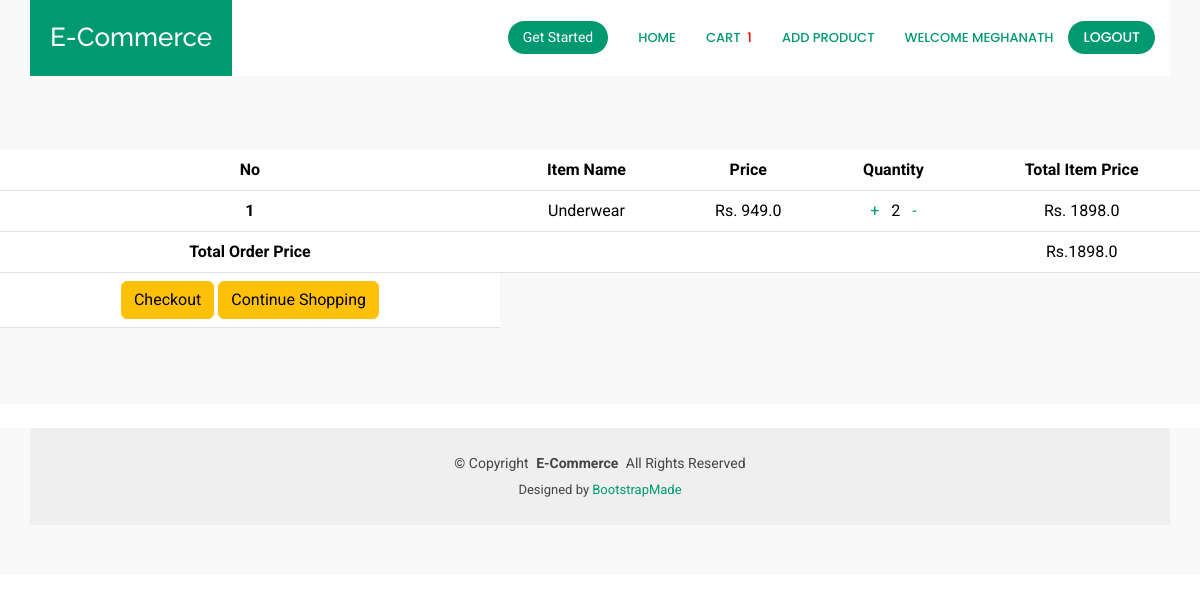
The page /orderlist (signed in) on the database its author committed.
### core/models.py (models this page shows, shortened)
class Order(models.Model):
    user=models.ForeignKey(User,on_delete=models.CASCADE)
    items=models.ManyToManyField(OrderItem)
    start_date=models.DateTimeField(auto_now_add=True)
    ordered_date=models.DateTimeField()
    ordered=models.BooleanField(default=False)
    order_id=models.CharField(max_length=100,unique=True,default=None,blank=True,null=True)
    datetime_ofpayment=models.DateTimeField(auto_now_add=True)
    order_deleivered=models.BooleanField(default=False)
    order_received=models.BooleanField(default=False)
    razorpay_order_id=models.CharField(max_length=500,null=True,blank=True)
    razorpay_payment_id=models.CharField(max_length=500,null=True,blank=True)
    razorpay_signature=models.CharField(max_length=500,null=True,blank=True)
    def get_total_price(self):
        total=0
        for order_item in self.items.all():
            total+=order_item.get_final_price()
        return total

class OrderItem(models.Model):
    user=models.ForeignKey(User,on_delete=models.CASCADE)
    ordered=models.BooleanField(default=False)
    product=models.ForeignKey(Product,on_delete=models.CASCADE)
    quantity=models.IntegerField(default=1)
    def get_total_item_price(self):
        return self.quantity * self.product.price
    def get_final_price(self):
        return self.get_total_item_price()

class Product(models.Model):
    name=models.CharField(max_length=100)
    category=models.ForeignKey('Category',on_delete=models.CASCADE)
    desc=models.TextField()
    price=models.FloatField(default=0.0)
    product_available_count=models.IntegerField(default=0)
    img=models.ImageField(upload_to='images/')
    img1=models.ImageField(upload_to='images/',default="hello")
    img2=models.ImageField(upload_to='images/',default="hello")
    img3=models.ImageField(upload_to='images/',default="hello")

### core/views.py (the view)
# urls.py: path('orderlist',orderlist,name="orderlist"),
def orderlist(request):
    if Order.objects.filter(user=request.user,ordered=False).exists():
        order=Order.objects.get(user=request.user,ordered=False)
        return render(request,'core/orderlist.html',{'order':order})
    return render(request,'core/orderlist.html',{'message':"Your Cart is Empty"})

### core/templatetags/cart_template_tag.py (called while the page is built)
@register.filter
def cart_item_count(user):
    if user.is_authenticated:
        qs=Order.objects.filter(user=user,ordered=False)
        if qs.exists():
            return qs[0].items.count()
    return 0

### templates/core/orderlist.html (shortened to what this page needs)
<!DOCTYPE html>
<html lang="en">
{% load static %}
{% load cart_template_tag %}
<head>
  <link href="{% static 'vendor/bootstrap/css/bootstrap.min.css' %}" rel="stylesheet">
  <link href="{% static 'vendor/bootstrap-icons/bootstrap-icons.css' %}" rel="stylesheet">
  <link href="{% static 'vendor/aos/aos.css' %}" rel="stylesheet">
  <link href="{% static 'vendor/glightbox/css/glightbox.min.css' %}" rel="stylesheet">
  <link href="{% static 'vendor/swiper/swiper-bundle.min.css' %}" rel="stylesheet">
  <link href="{% static 'css/main.css' %}" rel="stylesheet">
</head>
<body class="starter-page-page">
  <header id="header" class="header d-flex align-items-center fixed-top">
    <div class="header-container container-fluid container-xl position-relative d-flex align-items-center justify-content-end">
      <a href="{% url 'index' %}" class="logo d-flex align-items-center me-auto">
        <h1 class="sitename">E-Commerce</h1>
      </a>
      <nav id="navmenu" class="navmenu">
        <ul>
          {% if user.is_authenticated %}
          <li><a href="{% url 'index' %}" class="active">Home</a></li>
          <li><a href="{% url 'orderlist' %}" class="active">Cart&nbsp;&nbsp;
            <div style="color:red;">
              {{request.user |cart_item_count}}
            </div>
          </a></li>
          {% if user.is_superuser %}
          <li><a href="{% url 'add_product' %}" class="active">Add Product</a></li>
          {% endif %}
          <li><a href="#hero" class="active">welcome {{user.username}}</a></li>
          <a class="btn-getstarted" href="{% url 'user_logout' %}">Logout</a>
      {% else %}
      <a class="btn-getstarted" href="{% url 'user_login' %}">Login</a>
      <a class="btn-getstarted" href="{% url 'user_register' %}">Register</a>
      {% endif %}
        </ul>
      </nav>
      <a class="btn-getstarted" href="{% url 'index' %}#about">Get Started</a>
    </div>
  </header>
  <main class="main">
    <div class="page-title light-background">
      <table class="table">
        <thead class="thead-dark">
          <tr>
            <th scope="col">No</th>
            <th scope="col">Item Name</th>
            <th scope="col">Price</th>
            <th scope="col">Quantity</th>
            <th scope="col">Total Item Price</th>
          </tr>
        </thead>
        <tbody>
          {% for order_item in order.items.all %}
          <tr>
            <th scope="row">{{forloop.counter}}</th>
            <td>{{order_item.product.name}}</td>
            <td>Rs. {{order_item.product.price}}</td>
            <td>
              <a href="{% url 'add_item' order_item.product.pk %}">+</a> &nbsp;
              {{order_item.quantity}} &nbsp;
              <a href="{% url 'remove_item' order_item.product.pk %}">-</a>
            </td>
            <td>Rs. {{order_item.get_total_item_price}}</td>
          </tr>
          {% empty %}
          <tr class="row100 body">
            <td class="cell100 column1">Your cart is Empty</td>
            <td colspan="cell100 column1"> <a href="{% url 'index' %}" class="btn btn-primary float-right"> Continue shopping</a></td>
          </tr>
          {% endfor %}
          {% if order.get_total_price %}
          <tr class="row100 body" stylesheet="background-color:#191919;">
            <td class="cell100 column1"><b>Total Order Price</b></td>
            <td class="cell100 column2"></td>
            <td class="cell100 column3"></td>
            <td class="cell100 column4"></td>
            <td class="cell100 column5" stylesheet="color:white;"> Rs.{{order.get_total_price}}</td>
          </tr>
          <tr class="row100 body">
            <td class="cell100 column1">
              <a href="{% url 'payment' %}" class="btn btn-warning float-right ml-2">Checkout</a>
              <a href="/" class="btn btn-warning float-right ml-2">Continue Shopping</a>
            </td>
          {% endif %}
        </tbody>
      </table>
      </div>
  </main>
  <footer id="footer" class="footer light-background">
    <div class="container copyright text-center mt-4">
      <p>© <span>Copyright</span> <strong class="px-1 sitename">E-Commerce</strong> <span>All Rights Reserved</span></p>
      <div class="credits">
        Designed by <a href="https://bootstrapmade.com/">BootstrapMade</a>
      </div>
    </div>
  </footer>
</body>
</html>

### static/css/main.css (style rules this page uses)
:root { --default-font: "Roboto", system-ui, -apple-system, "Segoe UI", Roboto, "Helvetica Neue", Arial, "Noto Sans", "Liberation Sans", sans-serif, "Apple Color Emoji", "Segoe UI Emoji", "Segoe UI Symbol", "Noto Color Emoji"; --heading-font: "Raleway", sans-serif; --nav-font: "Poppins", sans-serif; }
:root { --background-color: #ffffff; --default-color: #444444; --heading-color: #36343a; --accent-color: #009970; --surface-color: #ffffff; --contrast-color: #ffffff; }
:root { --nav-color: #444444; --nav-hover-color: #009970; --nav-mobile-background-color: #ffffff; --nav-dropdown-background-color: #ffffff; --nav-dropdown-color: #444444; --nav-dropdown-hover-color: #009970; }
.light-background { --background-color: #f9f9f9; --surface-color: #ffffff; }
:root { scroll-behavior: smooth; }
body { color: var(--default-color); background-color: var(--background-color); font-family: var(--default-font); }
a { color: var(--accent-color); text-decoration: none; transition: 0.3s; }
h1, h2, h3, h4, h5, h6 { color: var(--heading-color); font-family: var(--heading-font); }
.header { --background-color: #ffffff; color: var(--default-color); padding: 20px 0; transition: all 0.5s; z-index: 997; }
.header .header-container { background-color: var(--background-color); transition: all 0.5s; position: relative; padding-top: 5px; padding-bottom: 5px; }
.header .logo { background: var(--accent-color); position: absolute; inset: 0 auto 0 0; padding: 0 20px; }
.header .logo h1 { font-size: 26px; margin: 0; font-weight: 500; color: var(--contrast-color); }
.header .btn-getstarted, .header .btn-getstarted:focus { color: var(--contrast-color); background: var(--accent-color); font-size: 14px; padding: 8px 20px; margin: 0 5px 0 30px; border-radius: 50px; transition: 0.3s; }
@media (max-width: 1200px) { .header { padding: 0; } }
@media (max-width: 1200px) { .header .header-container { padding: 10px 0; } }
@media (max-width: 1200px) { .header .logo { order: 1; } }
@media (max-width: 1200px) { .header .btn-getstarted { order: 2; margin: 0 15px 0 0; padding: 6px 15px; } }
@media (max-width: 1200px) { .header .navmenu { order: 3; } }
@media (min-width: 1200px) { .navmenu { padding: 0; } }
@media (min-width: 1200px) { .navmenu ul { margin: 0; padding: 0; display: flex; list-style: none; align-items: center; } }
@media (min-width: 1200px) { .navmenu li { position: relative; } }
@media (min-width: 1200px) { .navmenu a, .navmenu a:focus { color: var(--nav-color); padding: 18px 15px; font-size: 13px; text-transform: uppercase; font-family: var(--nav-font); font-weight: 500; display: flex; align-items: center; justify-content: space-between; white-space: nowrap; transition: 0.3s; } }
@media (min-width: 1200px) { .navmenu li:hover>a, .navmenu .active, .navmenu .active:focus { color: var(--nav-hover-color); } }
.footer { color: var(--default-color); background-color: var(--background-color); font-size: 14px; padding-bottom: 50px; position: relative; }
.footer .copyright { padding-top: 25px; padding-bottom: 25px; background-color: color-mix(in srgb, var(--default-color), transparent 95%); }
.footer .copyright p { margin-bottom: 0; }
.footer .credits { margin-top: 6px; font-size: 13px; }
.page-title { color: var(--default-color); background-color: var(--background-color); padding: 150px 0 60px 0; text-align: center; position: relative; }

### rows shown on the page
OrderItem: product.name "Underwear", product.price "949.0", quantity "2", get_total_item_price "1898.0"
Order: get_total_price "1898.0"

### other values the page prints
{{ request.user |cart_item_count }} "1"
{{ user.username }} "MEGHANATH"
